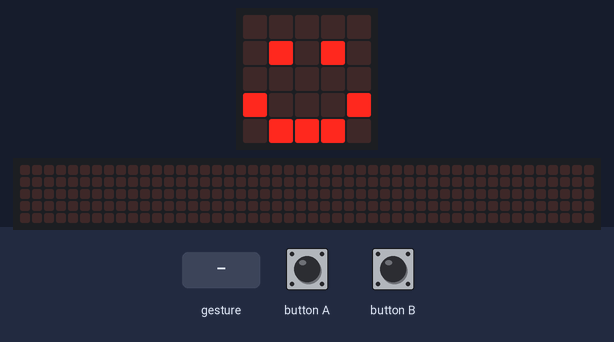
Recording of a program running on a simulated BBC micro:bit (MakeCode). Shown: the board's 5×5 LED display, a strip that is not on the board, showing the scrolling text unrolled. The test bench sets the inputs (shaded band). Random numbers come from a fixed seed; a tilt is held for 1.5 s and a shake lasts 1 s, then the board lies face up again; the 48×5 strip is a reading aid, not a part: it shows the text the display is scrolling, unrolled, one strip-width of it at a time.

Above: at 1.8 s.
1.9 s: button A pressed for 0.15 s
At 2.12 s:
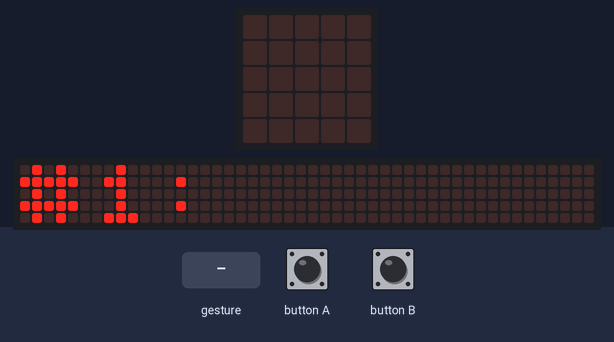
2.6 s: button B pressed for 0.15 s
At 2.87 s:
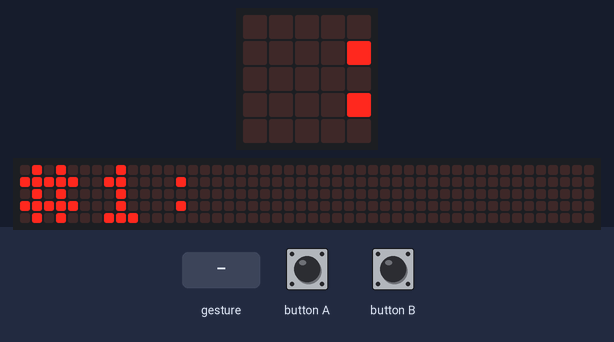
3.3 s: gesture 'shake'
At 3.62 s:
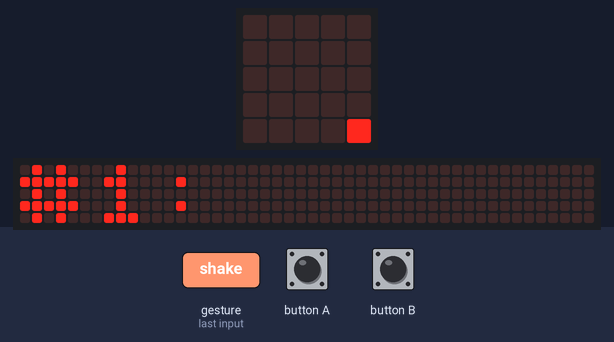
5.3 s: button A pressed for 0.15 s
At 9.32 s:
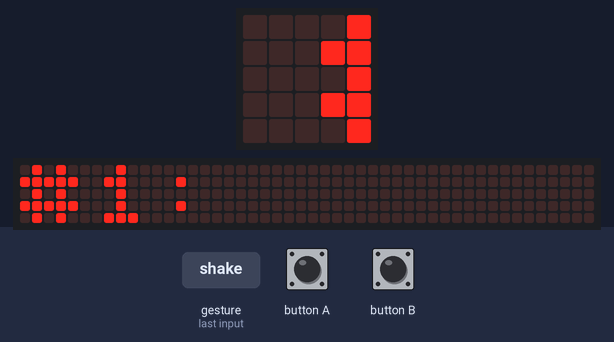

The program:

main.ts
```typescript
// (licence header left out)
// Variables
const randomNumberOne: number = randint(0, 99)
const randomNumberTwo: number = randint(0, 99)

// Clean up
basic.clearScreen()
basic.showIcon(IconNames.Happy)

// input #1
input.onButtonPressed(Button.A, function () {
  basic.clearScreen()
  basic.showString('#1:')
  basic.showNumber(randomNumberOne)
  basic.showIcon(IconNames.Happy)
})

// input #2
input.onButtonPressed(Button.B, function () {
  basic.clearScreen()
  basic.showString('#2:')
  basic.showNumber(randomNumberTwo)
  basic.showIcon(IconNames.Happy)
})

// input
input.onGesture(Gesture.Shake, function () {
  basic.clearScreen()

  // output
  if (randomNumberOne < randomNumberTwo) {
    basic.showString(randomNumberOne.toString()); basic.showString('<'); basic.showString(randomNumberTwo.toString())
    basic.showIcon(IconNames.Sad)
  } else {
    basic.showString(randomNumberOne.toString()); basic.showString('>'); basic.showString(randomNumberTwo.toString())
    basic.showIcon(IconNames.Sad)
  }
})
```

Measured:
- after the input at 1.9 s, the display: changes after 0.15 s (image 1)
